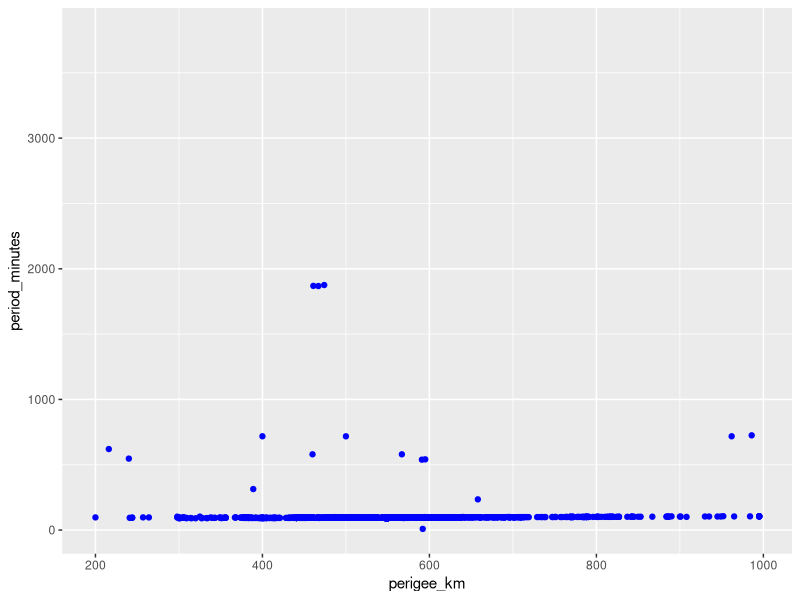
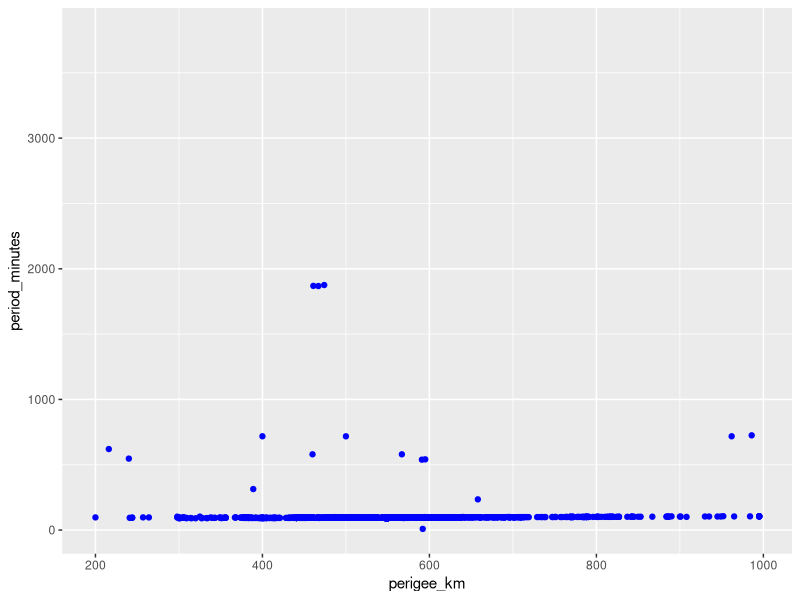

Recreate these plots in R, in order.
## ---- chunk 1
library(tidyverse)
## ---- chunk 2
satellites <- read.csv("UCS-Satellite-Database-1-1-2021.csv") 
## ---- chunk 3
glimpse(satellites)
## ---- chunk 4
ggplot(satellites, 
       aes(x = perigee_km, y = period_minutes, color = country_origin)) +
  geom_point(color = "blue")
## ---- chunk 5
ggplot(satellites, 
       aes(x = perigee_km, y = period_minutes, color = country_origin)) +
  geom_point(color = "blue") +
  labs(
    #title = "___",
    #x = "___", 
    #y = "___",
    #___
    )
## ---- chunk 6

## ---- chunk 7

## ---- chunk 8

## ---- chunk 9

